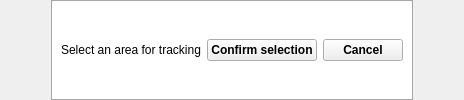
       <widget class="QWidget" name="selectionWidget" native="true">
        <property name="sizePolicy">
         <sizepolicy hsizetype="Expanding" vsizetype="Fixed">
          <horstretch>0</horstretch>
          <verstretch>0</verstretch>
         </sizepolicy>
        </property>
        <property name="minimumSize">
         <size>
          <width>0</width>
          <height>0</height>
         </size>
        </property>
        <property name="autoFillBackground">
         <bool>false</bool>
        </property>
        <layout class="QHBoxLayout" name="selectionLayout">
         <property name="topMargin">
          <number>0</number>
         </property>
         <property name="bottomMargin">
          <number>0</number>
         </property>
         <item>
          <spacer name="selectionHorizontalSpacerL">
           <property name="orientation">
            <enum>Qt::Horizontal</enum>
           </property>
           <property name="sizeHint" stdset="0">
            <size>
             <width>40</width>
             <height>20</height>
            </size>
           </property>
          </spacer>
         </item>
         <item>
          <widget class="QFrame" name="selectionFrame">
           <property name="sizePolicy">
            <sizepolicy hsizetype="Expanding" vsizetype="Preferred">
             <horstretch>0</horstretch>
             <verstretch>0</verstretch>
            </sizepolicy>
           </property>
           <property name="minimumSize">
            <size>
             <width>0</width>
             <height>0</height>
            </size>
           </property>
           <property name="styleSheet">
            <string notr="true">#selectionFrame{
background-color: rgb(255, 255, 255);
color: rgb(167, 167, 167);
}</string>
           </property>
           <property name="frameShape">
            <enum>QFrame::Box</enum>
           </property>
           <property name="frameShadow">
            <enum>QFrame::Plain</enum>
           </property>
           <layout class="QHBoxLayout" name="horizontalLayout_5">
            <property name="topMargin">
             <number>2</number>
            </property>
            <property name="bottomMargin">
             <number>2</number>
            </property>
            <property name="font" stdset="0">
             <font>
              <weight>75</weight>
              <bold>true</bold>
             </font>
            </property>
            <item>
             <widget class="QLabel" name="selectionLabel">
              <property name="text">
               <string>Select an area for tracking</string>
              </property>
             </widget>
            </item>
            <item>
             <widget class="QPushButton" name="confirmSelectionButton">
              <property name="font">
               <font>
                <weight>75</weight>
                <bold>true</bold>
               </font>
              </property>
              <property name="toolTip">
               <string>Confirm selection</string>
              </property>
              <property name="text">
               <string>Confirm selection</string>
              </property>
             </widget>
            </item>
            <item>
             <widget class="QPushButton" name="cancelSelectionButton">
              <property name="font">
               <font>
                <weight>75</weight>
                <bold>true</bold>
               </font>
              </property>
              <property name="toolTip">
               <string>Cancel selection</string>
              </property>
              <property name="text">
               <string>Cancel</string>
              </property>
             </widget>
            </item>
           </layout>
          </widget>
         </item>
         <item>
          <spacer name="selectionHorizontalSpacerR">
           <property name="orientation">
            <enum>Qt::Horizontal</enum>
           </property>
           <property name="sizeHint" stdset="0">
            <size>
             <width>40</width>
             <height>20</height>
            </size>
           </property>
          </spacer>
         </item>
        </layout>
       </widget>
